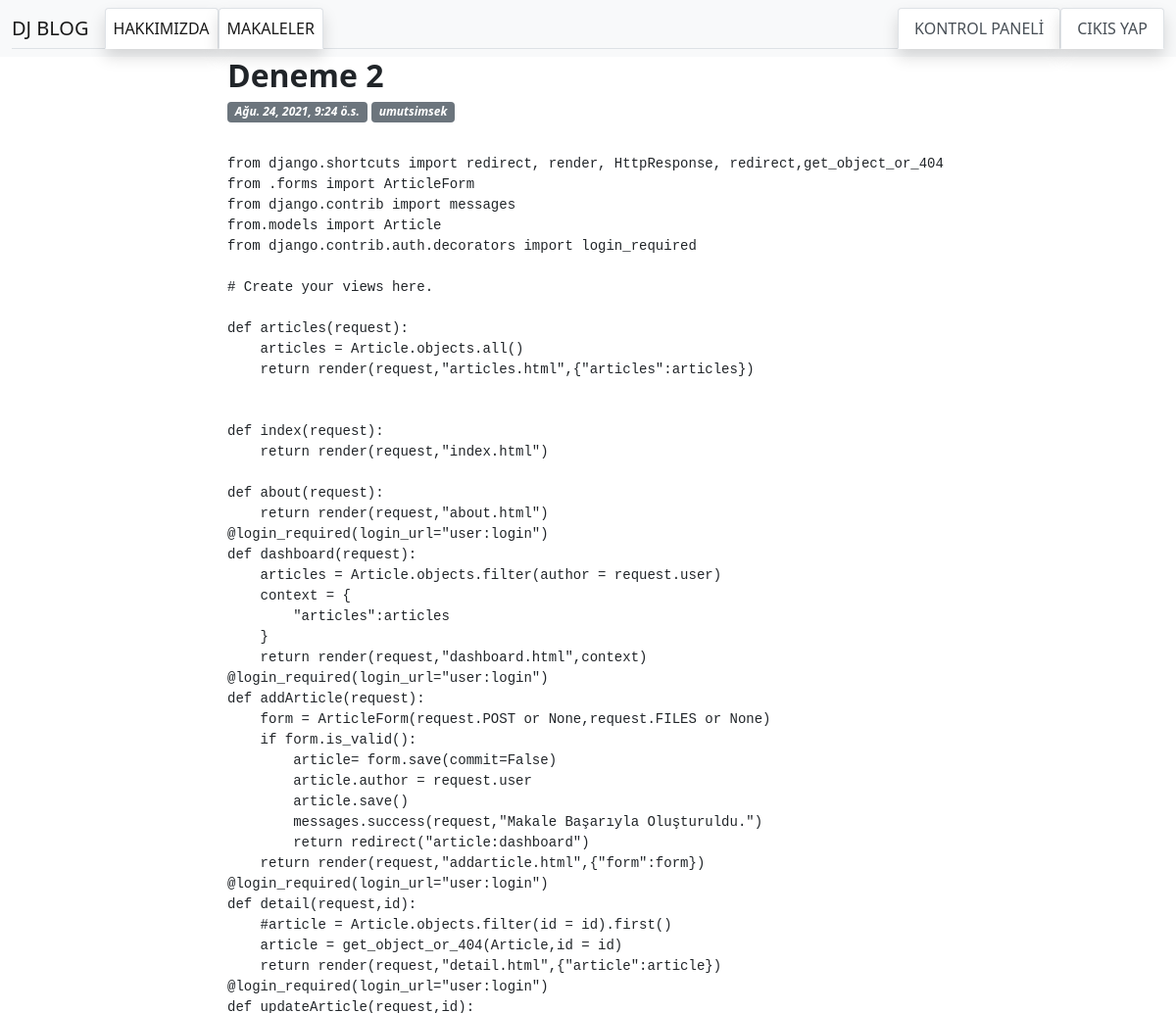
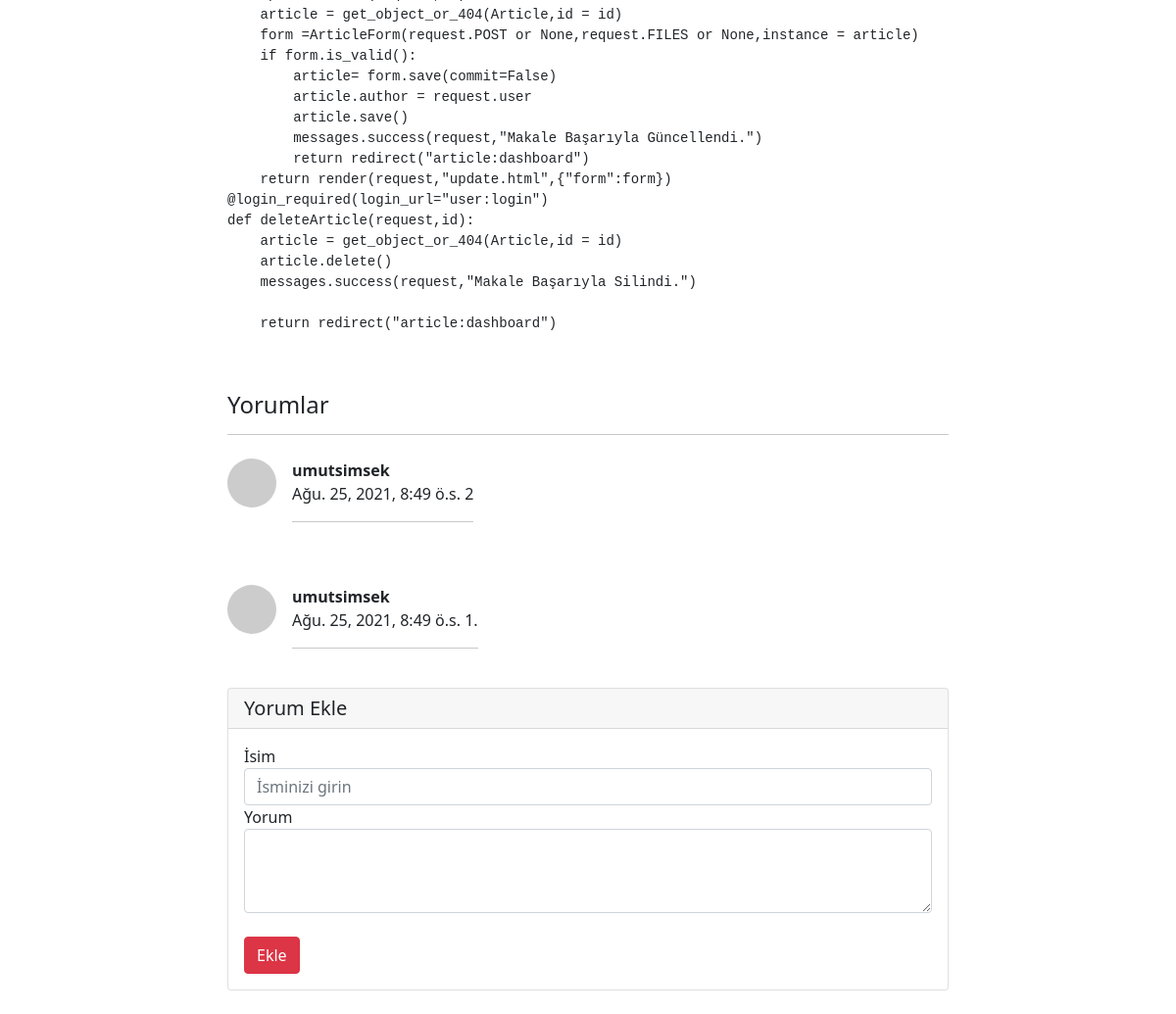
/articles/article/27 (signed in), run on the app's committed database (2 pictures, top to bottom).
### article/models.py (models this page shows, shortened)
class Article(models.Model):
    author = models.ForeignKey("auth.User",on_delete=models.CASCADE ,verbose_name="Yazar")
    title = models.CharField(max_length=50,verbose_name="Başlık")
    content = RichTextField()
    created_date = models.DateTimeField(auto_now_add=True,verbose_name="Tarih/Saat")
    article_image = models.FileField(blank=True,null=True, upload_to="images/",verbose_name="Makaleye Fotoğraf Ekleyin")
    class Meta():
        ordering= ['-created_date']

class Comment(models.Model):
    article = models.ForeignKey(Article,on_delete=models.CASCADE,verbose_name="Makale",related_name="comments")
    comment_author = models.CharField(max_length=50,verbose_name="isim")
    comment_content = models.CharField(max_length=20,verbose_name="yorum")
    comment_date = models.DateTimeField(auto_now_add=True)
    class Meta():
        ordering= ['-comment_date']

### article/views.py (the view)
# urls.py: path('article/<int:id>',views.detail,name ="detail"),
@login_required(login_url="user:login")
def detail(request,id):
    article = get_object_or_404(Article,id = id)
    comments=article.comments.all()
    return render(request,"detail.html",{"article":article,"comments":comments})

### templates/detail.html (shortened to what this page needs)
{% extends 'layout.html' %}
{% block body %}
<div class="row justify-content-md-center">
    <div class="col-lg-8">
        <article>
            <header class="mb-4">
                <h2 class="fw-bolder mb-1">{{article.title}}</h2>
                <div class="badge bg-secondary fst-italic mb-2">{{article.created_date}}</div>
                <div class="badge bg-secondary fst-italic mb-2">{{article.author.username}}</div>
            </header>
                <p class="fs-5 mb-4">{{article.content|safe}}</p>
        </article>
        <h4>Yorumlar</h4>
        <hr>
            {% if comments %}
            {% for comment in comments  %}
            <div class="d-flex mt-4">
            <div class="flex-shrink-0 mb-4"><img class="rounded-circle" src="https://dummyimage.com/50x50/ced4da/6c757d.jpg" alt="..." /></div>
            <div class="ms-3 mb-4">
            <div class="fw-bold">{{comment.comment_author}}</div>
                {{comment.comment_date}}
                {{comment.comment_content}}
                <hr>
            </div>
            </div>
            {% endfor %}
            {% else %}
                <div class ="alert alert-danger">
                    Bu makaleye herhangi bir yorum yazılmamış,ilk yorum yapan siz olun!</div>
            {% endif %}
            <div class="card mb-4">
            <h5 class="card-header">Yorum Ekle</h5>
            <div class="card-body">
              <form method = "post" action = "{% url 'article:comment' article.id %}">
                <div class="form-group">
                    <label form="formGroupExampleInput">İsim</label>
                    <input name = "comment_author" type="text" class="form-control" id="formGroupExampleInput" placeholder="İsminizi girin">
                  </div>
                <div class="form-group mb-4">
                    <label for="formGroupExampleInput">Yorum</label>
                  <textarea name = "comment_content" class="form-control" rows="3"></textarea>
                </div>
                <button type="submit" class="btn btn-danger">Ekle</button>
              </form>
            </div>
</div>
</div>
{% endblock body %}

### data on the page
Article: title "Deneme 2", created_date "Ağu. 24, 2021, 9:24 ö.s.", author.username "umutsimsek", content "from django.shortcuts import redirect, render, HttpResponse, redirect,get_object_or_404 from .forms import ArticleForm from django.contrib import messages from.models import Article from django.contrib.auth.decorators import login_required # Create your views here. def articles(request): articles = Article.objects.all() return render(request,\"articles.html\",{\"articles\":articles}) def index(request): return render(request,\"index.html\") def about(request): return render(request,\"about.html\") @login_required(login_url=\"user:login\") def dashboard(request): articles = Article.objects.filter(author = request.user) context = { \"articles\":articles } return render(request,\"dashboard.html\",context)…"
Comment: comment_author "umutsimsek", comment_date "Ağu. 25, 2021, 8:49 ö.s.", comment_content "2"
Comment: comment_author "umutsimsek", comment_date "Ağu. 25, 2021, 8:49 ö.s.", comment_content "1."
